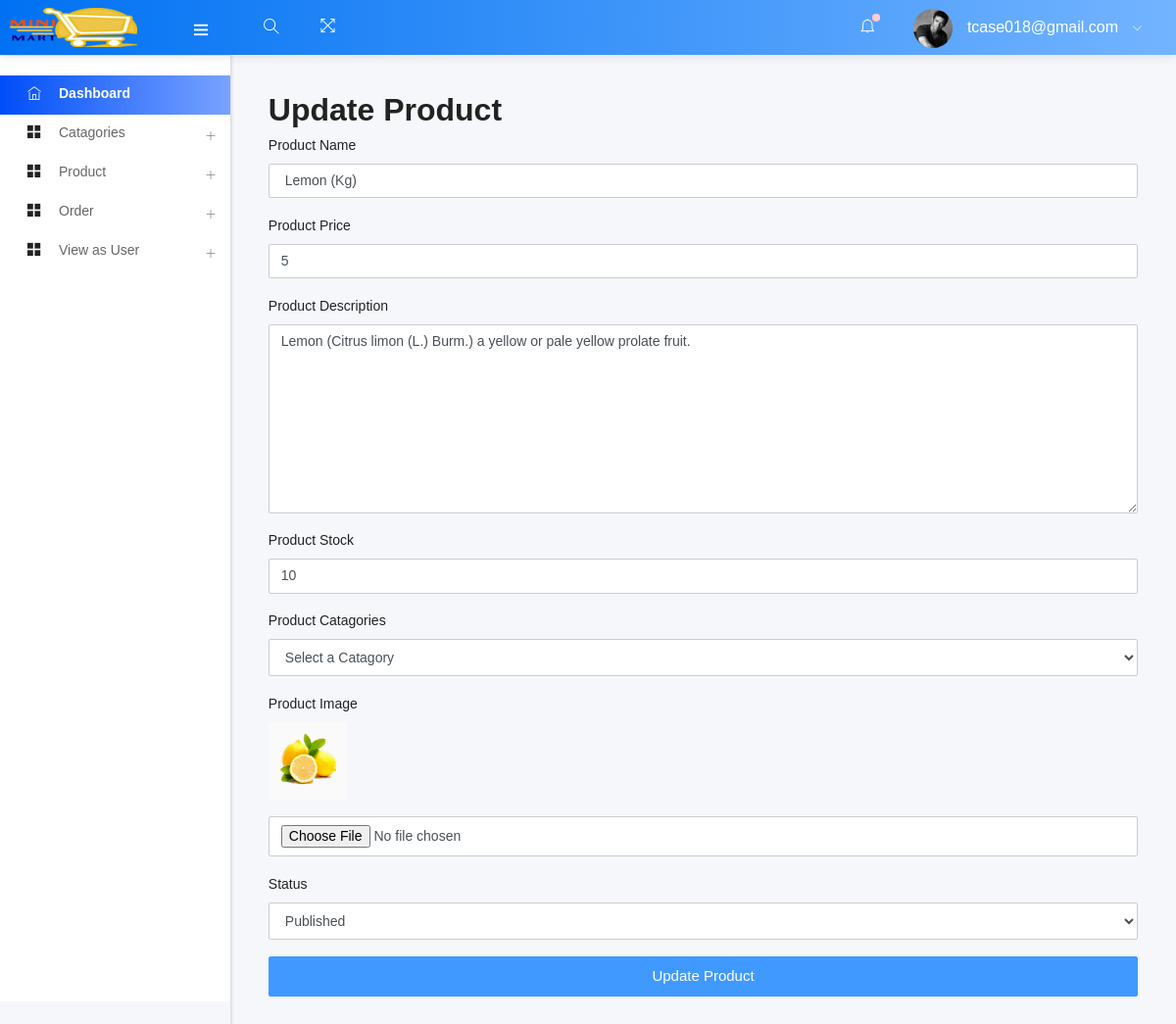
Screenshot of /admin/edit_product.php?prostatus=edit&&id=1 (signed in) with the database file from the repository.
### tables this page shows
CREATE TABLE `products` (
  `pdt_id` int(255) NOT NULL,
  `pdt_name` varchar(200) NOT NULL,
  `pdt_price` int(255) NOT NULL,
  `pdt_des` varchar(255) NOT NULL,
  `pdt_ctg` int(200) NOT NULL,
  `pdt_img` varchar(255) NOT NULL,
  `product_stock` int(5) NOT NULL,
  `pdt_status` tinyint(5) NOT NULL
);

### admin/edit_product.php (called while the page is built, shortened)
<?php
include("template.php");

### admin/class/adminback.php (called while the page is built, shortened)
<?php
class  adminback
{
    private $connection;
    function __construct()
    {
        $dbhost = "localhost";
        $dbuser = "root";
        $dbpass = "";
        $dbname = "pos";
        $this->connection = mysqli_connect($dbhost, $dbuser, $dbpass, $dbname);
    }
    function edit_product($id)
    {
        $query = "SELECT * FROM `products` WHERE pdt_id=$id";
        if (mysqli_query($this->connection, $query)) {
            $pdt_info = mysqli_query($this->connection, $query);
            return $pdt_info;
        }
    }
}

### admin/views/edit_product_view.php (the view, shortened to what this page needs)
<?php
$obj = new adminback();
if (isset($_GET['prostatus'])) {
    $id = $_GET['id'];
    if ($_GET['prostatus'] == 'edit') {
        $pdt_info = $obj->edit_product($id);
        $pdt = mysqli_fetch_assoc($pdt_info);
    }
}
?>
<h2>Update Product</h2>
<form action="" method="post" enctype="multipart/form-data" class="form">
    <div class="form-group">
        <label for="pdt_name">Product Name</label>
        <input type="text" name="u_pdt_name" class="form-control" value="<?php echo $pdt['pdt_name'] ?>">
    </div>
    <div class="form-group">
        <label for="pdt_price">Product Price</label>
        <input type="text" name="u_pdt_price" class="form-control" value="<?php echo $pdt['pdt_price'] ?>">
    </div>
    <div class="form-group">
        <label for="pdt_des">Product Description</label>
        <textarea name="u_pdt_des" cols="30" rows="10" class="form-control"><?php echo $pdt['pdt_des'] ?> </textarea>
    </div>
    <div class="form-group">
        <label for="pdt_stock">Product Stock</label>
        <input type="number" name="pdt_stock" class="form-control" max='30' min='1' value="<?php echo $pdt['product_stock'] ?>">
    </div>
    <div class="form-group">
        <label for="pdt_ctg">Product Catagories</label>
        <select name="u_pdt_ctg" class="form-control">
            <option value="">Select a Catagory</option>
        </select>
    </div>
    <div class="form-group">
        <label for="pdt_img">Product Image</label>
        <div class="mb-3">
            <img src="uploads/<?php echo $pdt['pdt_img'] ?>" style="width: 80px;">
        </div>
        <input type="file" name="u_pdt_img" class="form-control">
    </div>
    <div class="form-group">
        <label for="pdt_status">Status</label>
        <select name="u_pdt_status" class="form-control">
            <option value="1" <?php if ($pdt['pdt_status'] == 1) {
                                    echo "selected";
                                } ?>>Published</option>
        </select>
    </div>
    <input type="submit" value="Update Product" name="update_pdt" class="btn btn-block btn-primary">
</form>

### rows the page displays
products: u_pdt_name "Lemon (Kg)", u_pdt_price "5", u_pdt_des "Lemon (Citrus limon (L.) Burm.) a yellow or pale yellow prolate fruit.", pdt_stock "10", pdt_img (picture), u_pdt_status "Published"

### other values shown
$admin_email "tcase018@gmail.com"
